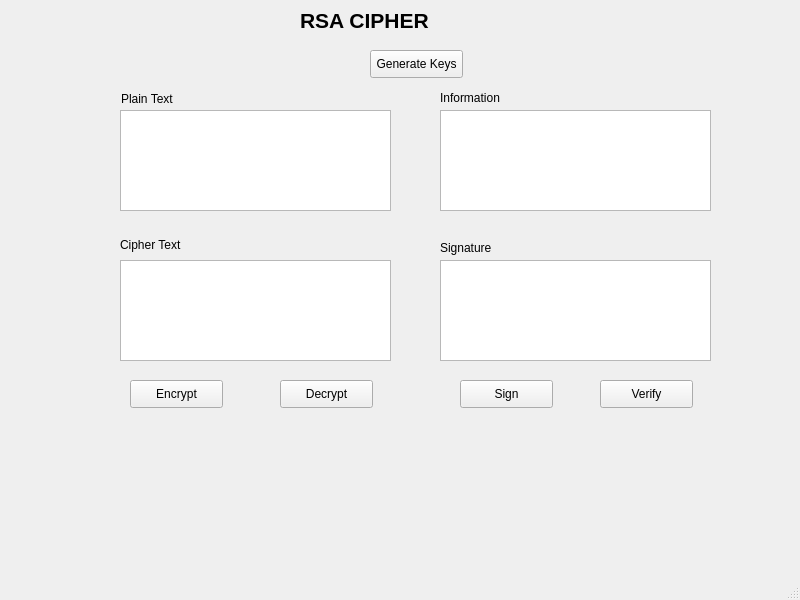
<?xml version="1.0" encoding="UTF-8"?>
<ui version="4.0">
 <class>MainWindow</class>
 <widget class="QMainWindow" name="MainWindow">
  <property name="geometry">
   <rect>
    <x>0</x>
    <y>0</y>
    <width>800</width>
    <height>600</height>
   </rect>
  </property>
  <property name="windowTitle">
   <string>MainWindow</string>
  </property>
  <widget class="QWidget" name="centralwidget">
   <widget class="QPushButton" name="btn_gen_keys">
    <property name="geometry">
     <rect>
      <x>370</x>
      <y>50</y>
      <width>93</width>
      <height>28</height>
     </rect>
    </property>
    <property name="text">
     <string>Generate Keys</string>
    </property>
   </widget>
   <widget class="QPushButton" name="btn_encrypt">
    <property name="geometry">
     <rect>
      <x>130</x>
      <y>380</y>
      <width>93</width>
      <height>28</height>
     </rect>
    </property>
    <property name="text">
     <string>Encrypt</string>
    </property>
   </widget>
   <widget class="QPushButton" name="btn_decrypt">
    <property name="geometry">
     <rect>
      <x>280</x>
      <y>380</y>
      <width>93</width>
      <height>28</height>
     </rect>
    </property>
    <property name="text">
     <string>Decrypt</string>
    </property>
   </widget>
   <widget class="QPushButton" name="btn_sign">
    <property name="geometry">
     <rect>
      <x>460</x>
      <y>380</y>
      <width>93</width>
      <height>28</height>
     </rect>
    </property>
    <property name="text">
     <string>Sign</string>
    </property>
   </widget>
   <widget class="QPushButton" name="btn_verify">
    <property name="geometry">
     <rect>
      <x>600</x>
      <y>380</y>
      <width>93</width>
      <height>28</height>
     </rect>
    </property>
    <property name="text">
     <string>Verify</string>
    </property>
   </widget>
   <widget class="QLabel" name="label_5">
    <property name="geometry">
     <rect>
      <x>300</x>
      <y>0</y>
      <width>191</width>
      <height>41</height>
     </rect>
    </property>
    <property name="font">
     <font>
      <pointsize>16</pointsize>
      <weight>75</weight>
      <bold>true</bold>
     </font>
    </property>
    <property name="text">
     <string>RSA CIPHER</string>
    </property>
   </widget>
   <widget class="QLabel" name="label">
    <property name="geometry">
     <rect>
      <x>121</x>
      <y>91</y>
      <width>56</width>
      <height>16</height>
     </rect>
    </property>
    <property name="text">
     <string>Plain Text</string>
    </property>
   </widget>
   <widget class="QLabel" name="label_2">
    <property name="geometry">
     <rect>
      <x>120</x>
      <y>237</y>
      <width>66</width>
      <height>16</height>
     </rect>
    </property>
    <property name="text">
     <string>Cipher Text</string>
    </property>
   </widget>
   <widget class="QTextEdit" name="txt_info">
    <property name="geometry">
     <rect>
      <x>440</x>
      <y>110</y>
      <width>271</width>
      <height>101</height>
     </rect>
    </property>
   </widget>
   <widget class="QTextEdit" name="txt_cipher_text">
    <property name="geometry">
     <rect>
      <x>120</x>
      <y>260</y>
      <width>271</width>
      <height>101</height>
     </rect>
    </property>
   </widget>
   <widget class="QTextEdit" name="txt_sign">
    <property name="geometry">
     <rect>
      <x>440</x>
      <y>260</y>
      <width>271</width>
      <height>101</height>
     </rect>
    </property>
   </widget>
   <widget class="QTextEdit" name="txt_plain_text">
    <property name="geometry">
     <rect>
      <x>120</x>
      <y>110</y>
      <width>271</width>
      <height>101</height>
     </rect>
    </property>
   </widget>
   <widget class="QLabel" name="label_3">
    <property name="geometry">
     <rect>
      <x>440</x>
      <y>90</y>
      <width>66</width>
      <height>16</height>
     </rect>
    </property>
    <property name="text">
     <string>Information</string>
    </property>
   </widget>
   <widget class="QLabel" name="label_4">
    <property name="geometry">
     <rect>
      <x>440</x>
      <y>240</y>
      <width>55</width>
      <height>16</height>
     </rect>
    </property>
    <property name="text">
     <string>Signature</string>
    </property>
   </widget>
  </widget>
  <widget class="QMenuBar" name="menubar">
   <property name="geometry">
    <rect>
     <x>0</x>
     <y>0</y>
     <width>800</width>
     <height>26</height>
    </rect>
   </property>
  </widget>
  <widget class="QStatusBar" name="statusbar"/>
 </widget>
 <resources/>
 <connections/>
</ui>
